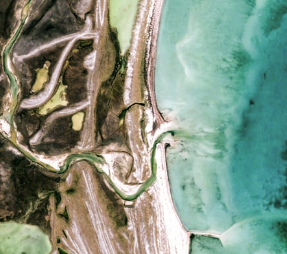
#> input picture cover2.png, 287 x 254 px
$ python LSB-Steg.py
#> lines starting #> are read from the running program, lines starting #| are printed output that depends on the picture; pictures that were not available may be replaced by others from this repository, and a replacement may not be noted
import math
import numpy
import sys
import itertools
from PIL import Image
from skimage import io, color, util

# hides the data from pixels_to_hide in the LSBs of cover_pixels
def encode(pixels_to_hide, cover_pixels):
	# bitmasks with 1 in position 0-7
	bitmasks = [1, 2, 4, 8, 16, 32, 64, 128]

	# start at 26th pixel, after metadata
	i = 26
	for pixel in pixels_to_hide:
		# inner loop runs 8 times - once for each bit in the pixel to hide
		for mask in bitmasks:
			# if the pixel's bit is 1, put a 1 at cover pixel's LSB
			if( (pixel & mask) == mask):
				cover_pixels[i] = cover_pixels[i] | 1
			# if the pixel's bit is 0, put a 0 at cover pixel's LSB
			else:
				cover_pixels[i] = cover_pixels[i] & ~(1)
			i = i + 1

# decoded the data in the LSBs of cover_pixels and returns a list of pixels
def decode(cover_pixels, size):
	count = 0
	hidden_pixels = []
	i = 0
	px = 0
	cover_pixels = itertools.islice(cover_pixels, 26, (26 + size))

	# construct one pixel (px) from every 8 pixels in cover image
	# by looking at the LSB of each of the 8 pixels
	for pixel in cover_pixels:
		# add the constructed pixel to hidden_pixels after 8 loops
		if(i > 7):
			hidden_pixels.append(px)
			count += 1
			px = 0
			i = 0
		# if LSB of cover pixel is 1, make the bit in px 1
		# otherwise do nothing, since it's already 0
		if( (pixel & 1) == 1):
			px = px | (1 << i)
		i = i + 1

	return hidden_pixels

print("Begin")

# convert to 8 bit color
# TODO: take inputs
cover = Image.open("cover2.png").convert("RGB")
message = Image.open("dollar.png").convert("RGB")

MESSAGE_HEIGHT = message.height
#> MESSAGE_HEIGHT = 254
MESSAGE_WIDTH = message.width
#> MESSAGE_WIDTH = 287


# TODO: for ease right now
cover = cover.resize((100,100))
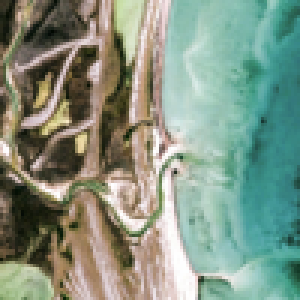
#> cover: PIL image 100x100 RGB (shown 3 times larger); mean R, G, B 131.4, 147.9, 131.2
#cover.show()

# split into 3 color bands
cover_r, cover_g, cover_b = cover.split()
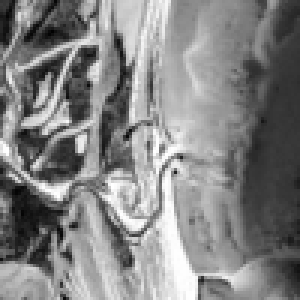
#> cover_r: PIL image 100x100 L (shown 3 times larger); min 1, max 255, mean 131.4
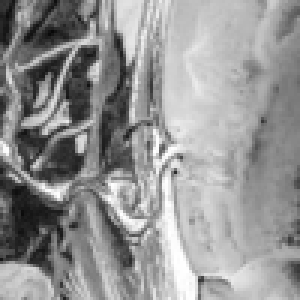
#> cover_g: PIL image 100x100 L (shown 3 times larger); min 8, max 255, mean 147.9
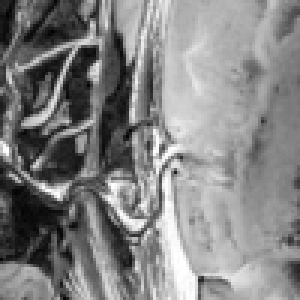
#> cover_b: PIL image 100x100 L (shown 3 times larger); min 1, max 255, mean 131.2
message_r, message_g, message_b = message.split()
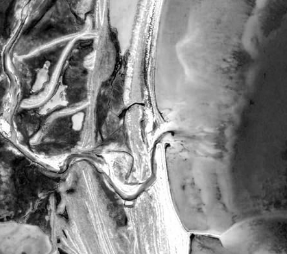
#> message_r: PIL image 287x254 L; min 0, max 255, mean 131.4
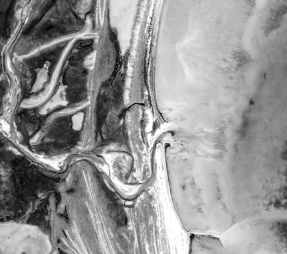
#> message_g: PIL image 287x254 L; min 0, max 255, mean 147.9
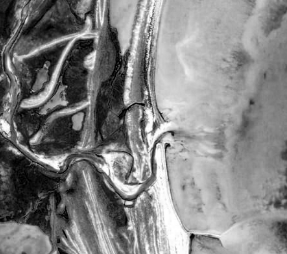
#> message_b: PIL image 287x254 L; min 0, max 255, mean 131.2

# check that cover image is big enough
if ((cover.width * cover.height) < (9 * (message.width * message.height))):
#> (the run stopped early here; a loop or call above may not have finished)
